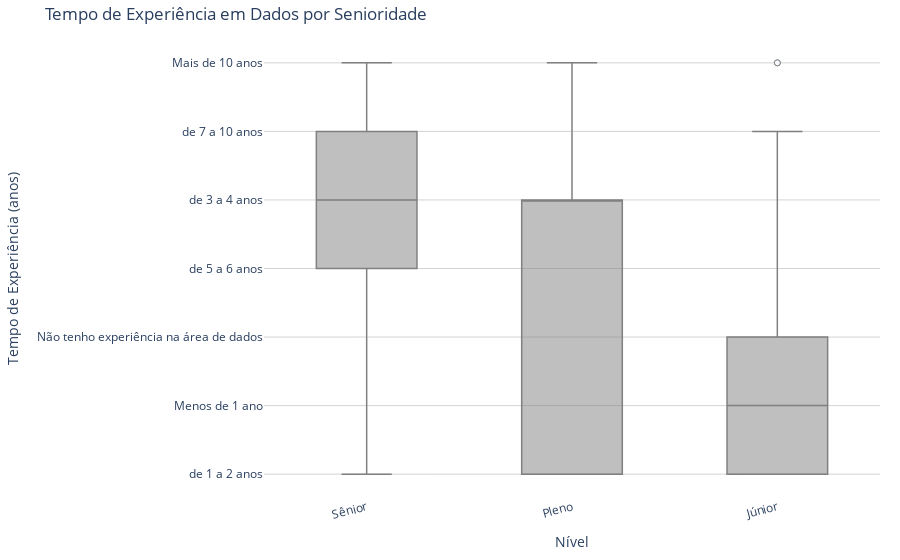

This figure's notebook cell:
### Markdown cell above
### Tempo de experência em dados por senioridade.
- Existe um crescimento evidente no tempo de experência conforme a senioridade.
- Júnior: É predominante até 2 anos.
- Pleno: Já é mais intermediário, entre 3 e 6 anos.
- Sênior: Maioria acima de 5 anos, muitos com mais de 7 anos. 
- Essa distribuição é esperada com a progressão na carreira.

### Code cell
# @title Tempo de Experiência por Senioridade 

import plotly.express as px

fig = px.box(df, 
             x="2.g_nivel", 
             y="2.i_tempo_de_experiencia_em_dados", 
             color="2.g_nivel",
             color_discrete_sequence=px.colors.sequential.Blues,
             title="Tempo de Experiência em Dados por Senioridade",
             labels={
                 "2.g_nivel": "Nível",
                 "2.i_tempo_de_experiencia_em_dados": "Tempo de Experiência (anos)"
             })

# Personalização das bordas e estilo
fig.update_traces(
    marker=dict(
        line=dict(width=1, color='gray')  # Bordas mais finas e cinza
    ),
    line=dict(width=1.5, color='gray')    # Linhas medianas/whiskers
)

# Ajustes de layout
fig.update_layout(
    xaxis={'categoryorder':'total descending'},
    showlegend=False,
    plot_bgcolor='white',
    yaxis=dict(gridcolor='lightgray'),
    xaxis_tickangle=-15,
    margin=dict(l=20, r=20, t=40, b=20)  # Margens mais compactas
)

fig.show()

### Figure 1 — Plotly figure (JSON) as saved in the notebook; plotly's stock layout.template omitted (floating-point values rounded to 4 significant figures; data arrays with more than 128 entries replaced by an {"elided": "..."} marker saying what was removed)
{"data": [{"alignmentgroup": "True", "hovertemplate": "Nível=%{x}<br>Tempo de Experiência (anos)=%{y}<extra></extra>", "legendgroup": "Júnior", "line": {"color": "gray", "width": 1.5}, "marker": {"color": "rgb(247,251,255)", "line": {"color": "gray", "width": 1}}, "name": "Júnior", "notched": false, "offsetgroup": "Júnior", "orientation": "v", "showlegend": true, "type": "box", "x": {"elided": "868 str values"}, "x0": " ", "xaxis": "x", "y": {"elided": "868 str values"}, "y0": " ", "yaxis": "y"}, {"alignmentgroup": "True", "hovertemplate": "Nível=%{x}<br>Tempo de Experiência (anos)=%{y}<extra></extra>", "legendgroup": "Pleno", "line": {"color": "gray", "width": 1.5}, "marker": {"color": "rgb(198,219,239)", "line": {"color": "gray", "width": 1}}, "name": "Pleno", "notched": false, "offsetgroup": "Pleno", "orientation": "v", "showlegend": true, "type": "box", "x": {"elided": "1377 str values"}, "x0": " ", "xaxis": "x", "y": {"elided": "1377 str values"}, "y0": " ", "yaxis": "y"}, {"alignmentgroup": "True", "hovertemplate": "Nível=%{x}<br>Tempo de Experiência (anos)=%{y}<extra></extra>", "legendgroup": "Sênior", "line": {"color": "gray", "width": 1.5}, "marker": {"color": "rgb(158,202,225)", "line": {"color": "gray", "width": 1}}, "name": "Sênior", "notched": false, "offsetgroup": "Sênior", "orientation": "v", "showlegend": true, "type": "box", "x": {"elided": "1573 str values"}, "x0": " ", "xaxis": "x", "y": {"elided": "1573 str values"}, "y0": " ", "yaxis": "y"}], "layout": {"boxmode": "overlay", "legend": {"title": {"text": "Nível"}, "tracegroupgap": 0}, "margin": {"b": 20, "l": 20, "r": 20, "t": 40}, "plot_bgcolor": "white", "showlegend": false, "title": {"text": "Tempo de Experiência em Dados por Senioridade"}, "xaxis": {"anchor": "y", "categoryarray": ["Júnior", null, "Pleno", "Sênior"], "categoryorder": "total descending", "domain": [0, 1], "tickangle": -15, "title": {"text": "Nível"}}, "yaxis": {"anchor": "x", "domain": [0, 1], "gridcolor": "lightgray", "title": {"text": "Tempo de Experiência (anos)"}}}}
